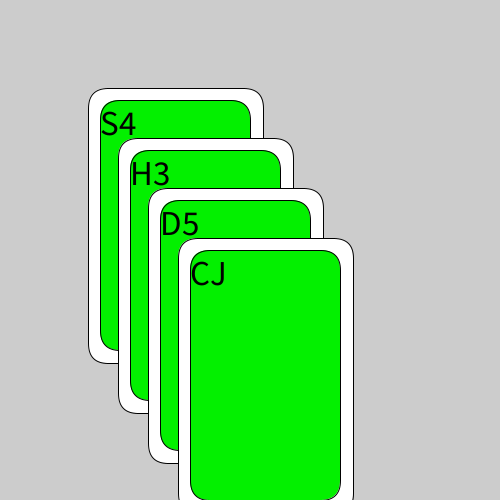
Frame 1 (no input)
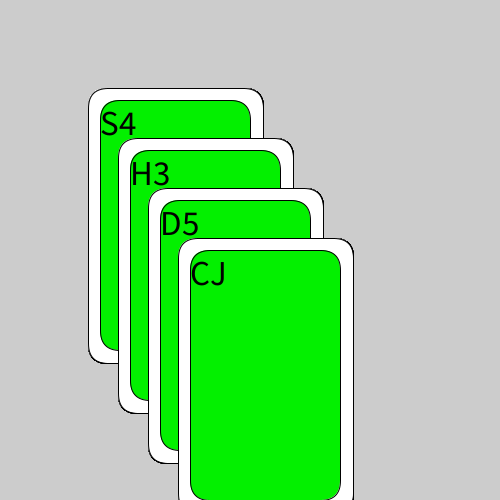
Frame 60 (the mouse pressed at the canvas centre just before this capture)
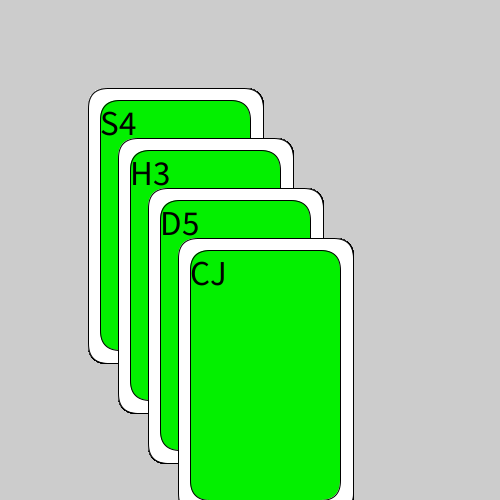
Frame 120 (the mouse held since frame 60 and released just before this capture)

The Processing sketch that drew these frames (run headless with seeded random() and noise(); from frame 60 on, the mouse is pressed at the canvas centre):

// Processing sketch: week02_3_PokerCards_function
// ── week02_3_PokerCards_function.pde
void setup(){
  size(500,500);
}
int W=25;
void draw(){
  drawPokerCard(100,100,"S4");
  drawPokerCard(130,150,"H3");
  drawPokerCard(160,200,"D5");
  drawPokerCard(190,250,"CJ");
}//四種花色:黑桃,紅心,方塊,梅花
void drawPokerCard(int x ,int y,String face ){
  fill(255);
  rect(x-W/2,y-W/2,150+W,250+W,20);
  fill(#03F000);
  rect(x,y,150,250,20);
  fill(0);
  textSize(35);
  text(face,x,y+35);
}
